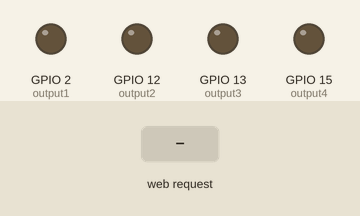
This sketch was run on a simulated ESP8266 (NodeMCU). On the bench: output pins drawn as LEDs (lit = HIGH). Inputs (shaded band) come from the test bench. WiFi joins after 1.5 s; servers stay silent unless stated; what the sketch prints to the serial monitor is not drawn.

Above: at 3.2 s.
3.3 s: HTTP request GET /status1=1 received
At 3.9 s:
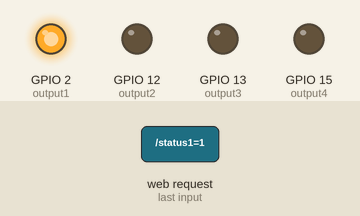
4.8 s: HTTP request GET /status2=1 received
At 5.1 s:
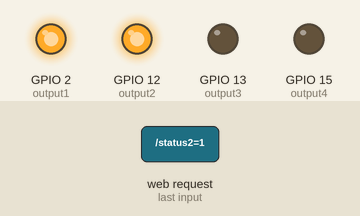
6.3 s: HTTP request GET /status1=0 received
At 7.4 s:
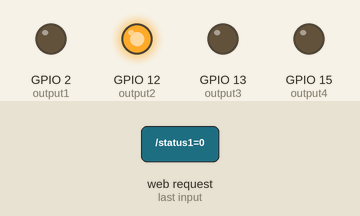
7.8 s: HTTP request GET /status3=1 received
At 8.6 s:
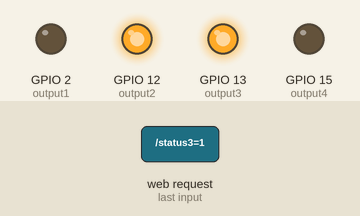
9.3 s: HTTP request GET /status2=0 received
At 9.7 s:
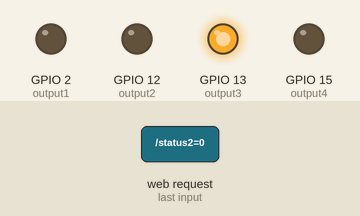
10.8 s: HTTP request GET /status4=1 received
At 12.0 s:
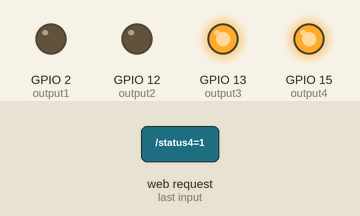
Timing chart, 0 to 13.3 s (numbered marks = the images above; inputs shaded):
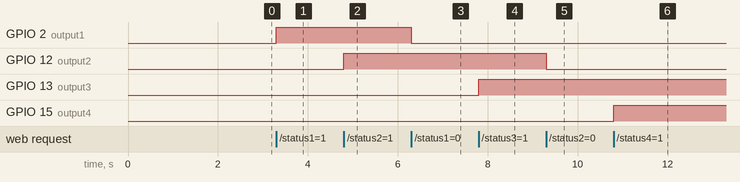

The sketch:

ESP8266_WiFi_LED.ino
```cpp
#include <ESP8266WiFi.h>
#include <WiFiClient.h>
#include <ESP8266WebServer.h>
#include <ESP8266mDNS.h>
//#include <Adafruit_GFX.h>
//#include <ESP_Adafruit_SSD1306.h>

#define OLED_RESET 4
//Adafruit_SSD1306 //display(OLED_RESET);


//#if (SSD1306_LCDHEIGHT != 64)
//#error("Height incorrect, please fix Adafruit_SSD1306.h!");
//#endif

const char* ssid = "Optimus-WiFi-AP";
const char* password = "rocky$1234";

ESP8266WebServer server(80);

//const int output1 = 14;
const int output1 = 2;
const int output2 = 12;
const int output3 = 13;
const int output4 = 15;

boolean device1 = false;
boolean device2 = false;
boolean device3 = false;
boolean device4 = false;

void handleRoot() {
  //digitalWrite(led, 1);
  //server.send(200, "text/plain", "hello from esp8266!");
  //digitalWrite(led, 0);

  String cmd;
      cmd += "<!DOCTYPE HTML>\r\n";
      cmd += "<html>\r\n";
      //cmd += "<header><title>ESP8266 Webserver</title><h1>\"ESP8266 Web Server Control\"</h1></header>";
      cmd += "<head>";
      cmd += "<meta http-equiv='refresh' content='5'/>";
      cmd += "</head>";

      if(device1){
        cmd +=("<br/>Device1  : ON");
      }
      else{
        cmd +=("<br/>Device1  : OFF");
      }

      if(device2){
        cmd +=("<br/>Device2  : ON");
      }
      else{
        cmd +=("<br/>Device2  : OFF");
      }

       if(device3){
        cmd +=("<br/>Device3  : ON");
      }
      else{
        cmd +=("<br/>Device3  : OFF");
      }

      if(device4){
        cmd +=("<br/>Device4  : ON");
      }
      else{
        cmd +=("<br/>Device4  : OFF");
      }

      cmd += "<html>\r\n";
      server.send(200, "text/html", cmd);
}

void handleNotFound(){
  //digitalWrite(led, 1);
  String message = "File Not Found\n\n";
  message += "URI: ";
  message += server.uri();
  message += "\nMethod: ";
  message += (server.method() == HTTP_GET)?"GET":"POST";
  message += "\nArguments: ";
  message += server.args();
  message += "\n";
  for (uint8_t i=0; i<server.args(); i++){
    message += " " + server.argName(i) + ": " + server.arg(i) + "\n";
  }
  server.send(404, "text/plain", message);
  //digitalWrite(led, 0);
}

void setup(void){
  pinMode(output1, OUTPUT);
  pinMode(output2, OUTPUT);
  pinMode(output3, OUTPUT);
  pinMode(output4, OUTPUT);

  digitalWrite(output1, LOW);
  digitalWrite(output2, LOW);
  digitalWrite(output3, LOW);
  digitalWrite(output4, LOW);

  Serial.begin(115200);
  WiFi.begin(ssid, password);
  Serial.println("");


  // by default, we'll generate the high voltage from the 3.3v line internally! (neat!)
  ////display.begin(SSD1306_SWITCHCAPVCC, 0x3D);      // initialize with the I2C addr 0x3D (for the 128x64)
 // //display.begin(SSD1306_SWITCHCAPVCC, 0x78>>1);     // init done

  //display.clear//display();                 // Clear the buffer.

  //display.setTextSize(2);
  //display.setTextColor(WHITE);
  ////display.setTextColor(BLACK, WHITE);   // 'inverted' text
  //display.setCursor(0,0);
  //display.println("  ESP8266");

  //display.setTextSize(3);                                  //Size4 = 5 digit , size3 = 7 digits
  ////display.setTextColor(BLACK, WHITE);   // 'inverted' text
  //display.setTextColor(WHITE);
  //display.setCursor(0,18);
  //display.println("Control");

  //display.setTextSize(1);
  //display.setTextColor(WHITE);
  ////display.setTextColor(BLACK, WHITE); // 'inverted' text
  //display.setCursor(0,52);
  //display.println("Version 0.1");

  //display.//display();
  delay(2000);

    //display.clear//display();

    //display.setTextSize(2);
    //display.setTextColor(WHITE);
    ////display.setTextColor(BLACK, WHITE); // 'inverted' text
    //display.setCursor(0,0);
    //display.println("Connecting");


  // Wait for connection
  while (WiFi.status() != WL_CONNECTED) {
    delay(500);
    Serial.print(".");

    //display.print(".");
    //display.//display();
  }
  Serial.println("");
  Serial.print("Connected to ");
  Serial.println(ssid);
  Serial.print("IP address: ");
  Serial.println(WiFi.localIP());

  //display.clear//display();
  //display.setTextSize(1);       //display.setTextColor(WHITE);
  //display.setCursor(0,0);       //display.println(ssid);
  //display.setTextSize(2);       //display.setTextColor(WHITE);
  //display.setCursor(0,18);      //display.println(WiFi.localIP());
  ////display.setCursor(0,36);      //display.println(WiFi.localIP());

  //display.//display();


  if (MDNS.begin("esp8266")) {
    Serial.println("MDNS responder started");
  }

  server.on("/", handleRoot);

  server.on("/status1=1", [](){
    server.send(200, "text/plain", "device1 = ON");
    digitalWrite(output1, HIGH);
    device1 = true;
  });

  server.on("/status1=0", [](){
    server.send(200, "text/plain", "device1 = OFF");
    digitalWrite(output1, LOW);
    device1 = false;
  });

  server.on("/status2=1", [](){
    server.send(200, "text/plain", "device2 = ON");
    digitalWrite(output2, HIGH);
    device2 = true;
  });

  server.on("/status2=0", [](){
    server.send(200, "text/plain", "device2 = OFF");
    digitalWrite(output2, LOW);
    device2 = false;
  });

  server.on("/status3=1", [](){
    server.send(200, "text/plain", "device3 = ON");
    digitalWrite(output3, HIGH);
    device3 = true;
  });

  server.on("/status3=0", [](){
    server.send(200, "text/plain", "device3 = OFF");
    digitalWrite(output3, LOW);
    device3 = false;
  });

  server.on("/status4=1", [](){
    server.send(200, "text/plain", "device4 = ON");
    digitalWrite(output4, HIGH);
    device4 = true;
  });

  server.on("/status4=0", [](){
    server.send(200, "text/plain", "device4 = OFF");
    digitalWrite(output4, LOW);
    device4 = false;
  });

  server.onNotFound(handleNotFound);
  server.begin();
  Serial.println("HTTP server started");
}

void loop(void){
  server.handleClient();
}
```

Measured:
- after the input at 3.3 s, GPIO 2 (output1): LOW → HIGH at once
- after the input at 4.8 s, GPIO 12 (output2): LOW → HIGH at once
- after the input at 6.3 s, GPIO 2 (output1): HIGH → LOW at once
- after the input at 7.8 s, GPIO 13 (output3): LOW → HIGH at once
- after the input at 9.3 s, GPIO 12 (output2): HIGH → LOW at once
- after the input at 10.8 s, GPIO 15 (output4): LOW → HIGH at once
